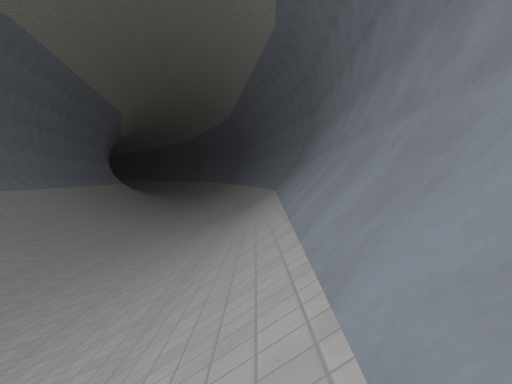
view 1 (above)

17 first-person views from a walk through a 3-D level made in the Godot game engine. The camera is 1.3 m above the floor, tilts 2° down and sees 70° across. The floor is counted in squares, 2 m on a side. Each view is taken from the middle of a square. On the plan, view 1 faces up. The plan holds only what a view shows up to about 11 squares ahead; the rest is blank. The place goes on beyond the plan. Surface patterns are stand-ins for the level's own textures.

view 2
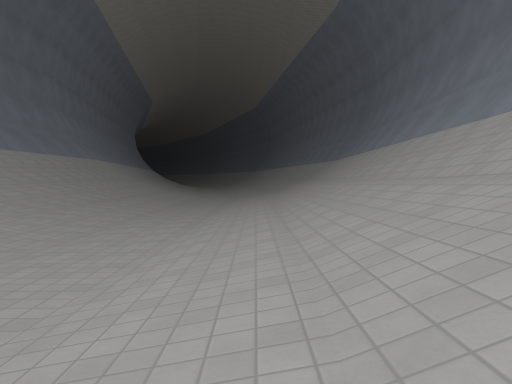

view 3
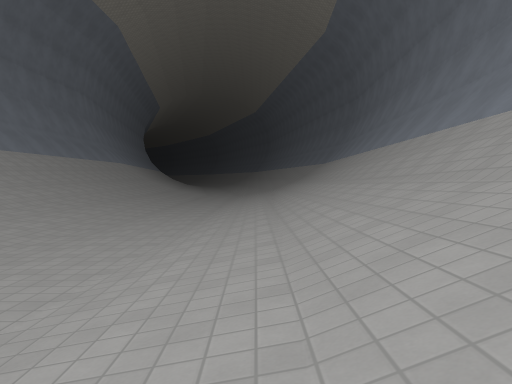

view 4
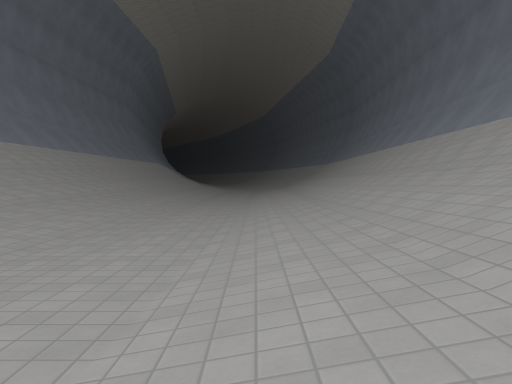

view 5
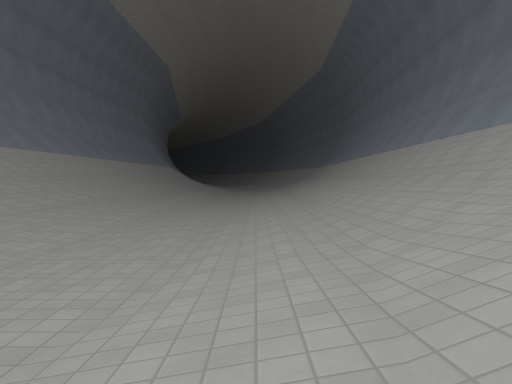

view 6
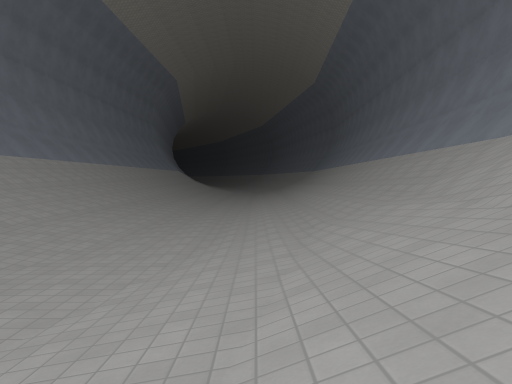

view 7
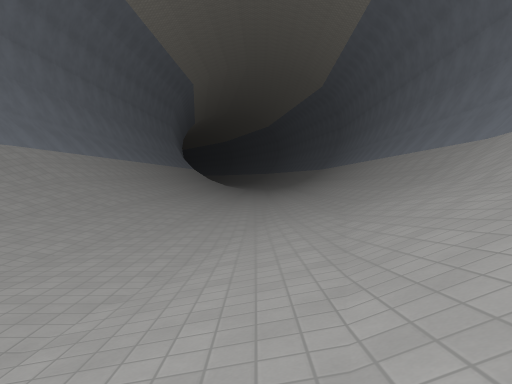

view 8
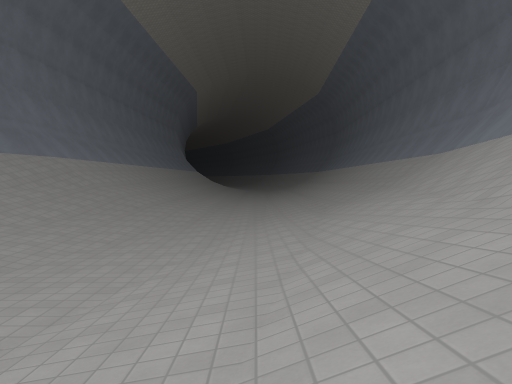

view 9
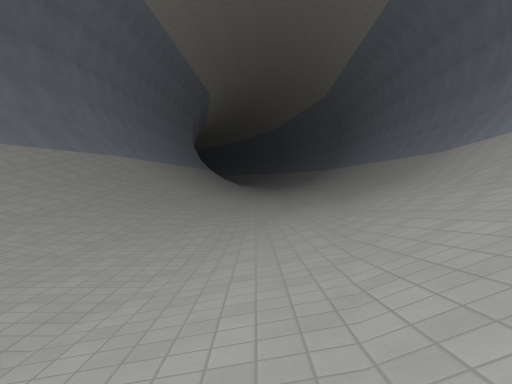

view 10
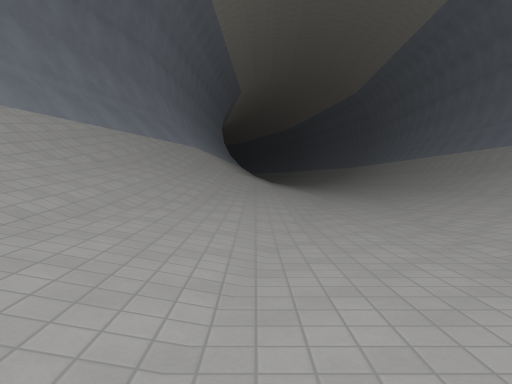

view 11
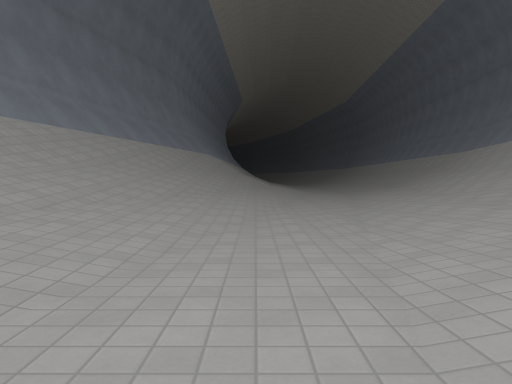

view 12
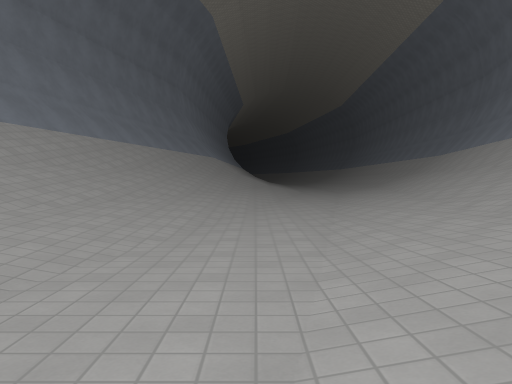

view 13
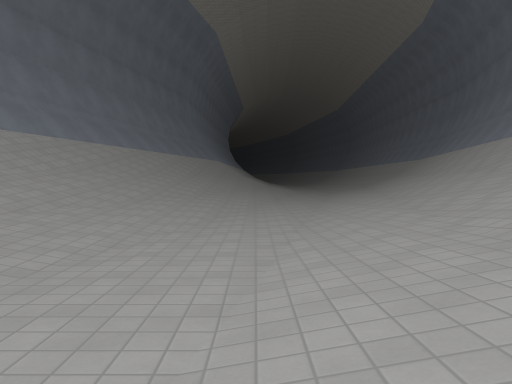

view 14
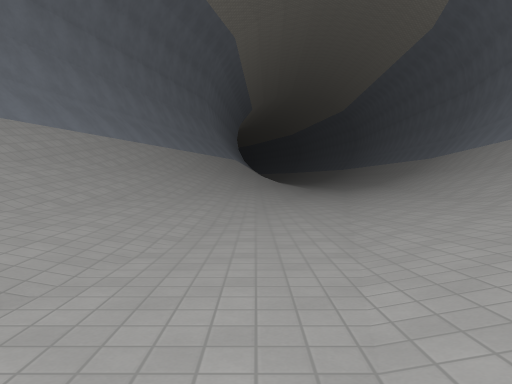

view 15
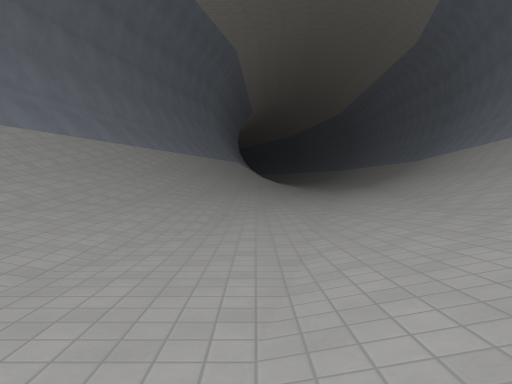

view 16
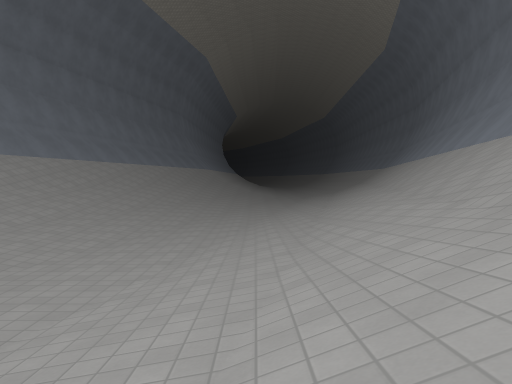

view 17
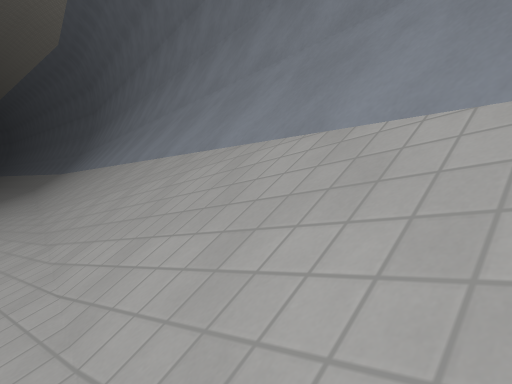

### Floor plan
Key: @ floor where view 1 was taken; # wall or solid block; . main floor; : floor 0.25 m higher than the main floor; + floor 0.5 m higher than the main floor; * floor 0.75 m higher than the main floor; / step, stairs or slope; = window, fence, low wall or low ledge.
Columns run from 16 left of view 1 to 1 right of it. Each row starts with its distance up from view 1.
 11          +:.:+///#
 10       ///+:.:+///#
  9       ///+..:+///#
  8        //+..:+///#
  7       ///+..:+///#
  6       ///+..:+///#
  5       ///+..:*///#
  4        //+..:*///#
  3      #///+..:*///#
  2      #//*+..:*///#
  1      #//*+..:*///#
  0     #=//*+..:*//@#
 -1     #=//*+..:*///#
 -2       //*+..:*//=#
 -3     #=//*:..+*//=#
 -4     #///*:..+*//=#
 -5     #///*:..+*//=#
 -6     #///*:..+*//##
 -7     #///*:..+*//##
 -8     #///+:..+///#
 -9    ##///+..:+///#
-10    ##///+..:*///#
-11    #///*:..:*///#
-12    #///+:..+///##
-13   ##///+:.:+///#
-14   ##///+..:+///
-15   #///*:..:*///
-16   #///*:..+///
-17  ##///+:..+///##
-18  ##///+..:+///#
-19  #///*+..:*///#
-20  #///*:..+///=#
-21 ##///+:..+///##
-22 ##///+..:+///#
-23 #=//*+..:*///#
-24  ///*:..+*///#
-25   //+:..+///##
-26   //+..:+///##
-27    /+..:*///#
-28     :..+*///#
-29     :..+///##
-30      .:+///##
-31       : ///#

Positions as (right, up) in squares from view 1, and headings:
1: (0, 0), facing up
2: (-3, -1), facing up
3: (-3, -4), facing up
4: (-4, -8), facing up
5: (-4, -11), facing up
6: (-4, -14), facing up
7: (-5, -16), facing up
8: (-5, -18), facing up
9: (-6, -20), facing up
10: (-9, -20), facing up
11: (-9, -24), facing up
12: (-9, -26), facing up
13: (-9, -28), facing up
14: (-10, -29), facing up
15: (-10, -31), facing up
16: (-8, -31), facing up
17: (-7, -31), facing up-right
